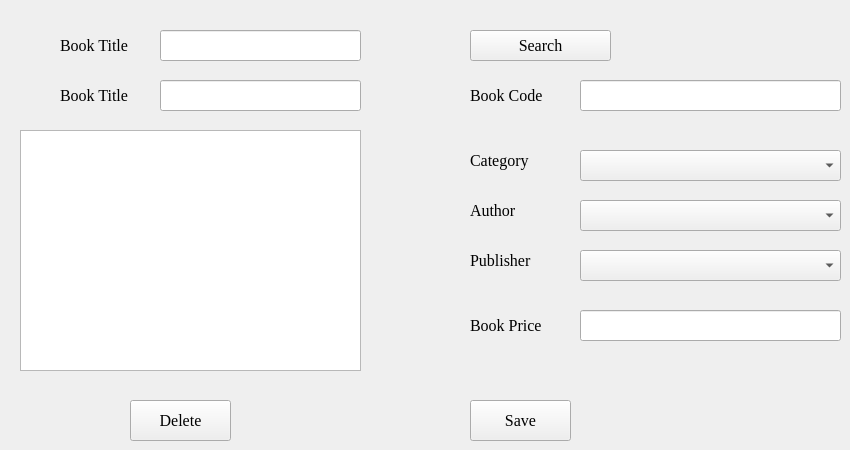
      <widget class="QWidget" name="tab_6">
       <attribute name="title">
        <string>Edit Or Delete A Book</string>
       </attribute>
       <widget class="QLabel" name="label_9">
        <property name="geometry">
         <rect>
          <x>470</x>
          <y>200</y>
          <width>101</width>
          <height>21</height>
         </rect>
        </property>
        <property name="font">
         <font>
          <family>Times New Roman</family>
          <pointsize>12</pointsize>
         </font>
        </property>
        <property name="text">
         <string>Author</string>
        </property>
       </widget>
       <widget class="QLabel" name="label_10">
        <property name="geometry">
         <rect>
          <x>470</x>
          <y>250</y>
          <width>101</width>
          <height>21</height>
         </rect>
        </property>
        <property name="font">
         <font>
          <family>Times New Roman</family>
          <pointsize>12</pointsize>
         </font>
        </property>
        <property name="text">
         <string>Publisher</string>
        </property>
       </widget>
       <widget class="QLabel" name="label_11">
        <property name="geometry">
         <rect>
          <x>60</x>
          <y>80</y>
          <width>101</width>
          <height>31</height>
         </rect>
        </property>
        <property name="font">
         <font>
          <family>Times New Roman</family>
          <pointsize>12</pointsize>
         </font>
        </property>
        <property name="text">
         <string>Book Title</string>
        </property>
       </widget>
       <widget class="QLabel" name="label_12">
        <property name="geometry">
         <rect>
          <x>470</x>
          <y>150</y>
          <width>101</width>
          <height>21</height>
         </rect>
        </property>
        <property name="font">
         <font>
          <family>Times New Roman</family>
          <pointsize>12</pointsize>
         </font>
        </property>
        <property name="text">
         <string>Category</string>
        </property>
       </widget>
       <widget class="QLineEdit" name="lineEdit_5">
        <property name="geometry">
         <rect>
          <x>160</x>
          <y>80</y>
          <width>201</width>
          <height>31</height>
         </rect>
        </property>
        <property name="font">
         <font>
          <family>Times New Roman</family>
          <pointsize>12</pointsize>
         </font>
        </property>
       </widget>
       <widget class="QLabel" name="label_13">
        <property name="geometry">
         <rect>
          <x>470</x>
          <y>80</y>
          <width>101</width>
          <height>31</height>
         </rect>
        </property>
        <property name="font">
         <font>
          <family>Times New Roman</family>
          <pointsize>12</pointsize>
         </font>
        </property>
        <property name="text">
         <string>Book Code</string>
        </property>
       </widget>
       <widget class="QComboBox" name="comboBox_6">
        <property name="geometry">
         <rect>
          <x>580</x>
          <y>200</y>
          <width>261</width>
          <height>31</height>
         </rect>
        </property>
       </widget>
       <widget class="QComboBox" name="comboBox_7">
        <property name="geometry">
         <rect>
          <x>580</x>
          <y>150</y>
          <width>261</width>
          <height>31</height>
         </rect>
        </property>
       </widget>
       <widget class="QComboBox" name="comboBox_8">
        <property name="geometry">
         <rect>
          <x>580</x>
          <y>250</y>
          <width>261</width>
          <height>31</height>
         </rect>
        </property>
       </widget>
       <widget class="QLabel" name="label_14">
        <property name="geometry">
         <rect>
          <x>470</x>
          <y>310</y>
          <width>101</width>
          <height>31</height>
         </rect>
        </property>
        <property name="font">
         <font>
          <family>Times New Roman</family>
          <pointsize>12</pointsize>
         </font>
        </property>
        <property name="text">
         <string>Book Price</string>
        </property>
       </widget>
       <widget class="QLineEdit" name="lineEdit_6">
        <property name="geometry">
         <rect>
          <x>580</x>
          <y>80</y>
          <width>261</width>
          <height>31</height>
         </rect>
        </property>
        <property name="font">
         <font>
          <family>Times New Roman</family>
          <pointsize>12</pointsize>
         </font>
        </property>
       </widget>
       <widget class="QLineEdit" name="lineEdit_7">
        <property name="geometry">
         <rect>
          <x>580</x>
          <y>310</y>
          <width>261</width>
          <height>31</height>
         </rect>
        </property>
        <property name="font">
         <font>
          <family>Times New Roman</family>
          <pointsize>12</pointsize>
         </font>
        </property>
       </widget>
       <widget class="QPushButton" name="pushButton_8">
        <property name="geometry">
         <rect>
          <x>470</x>
          <y>400</y>
          <width>101</width>
          <height>41</height>
         </rect>
        </property>
        <property name="font">
         <font>
          <family>Times New Roman</family>
          <pointsize>12</pointsize>
         </font>
        </property>
        <property name="text">
         <string>Save</string>
        </property>
       </widget>
       <widget class="QLabel" name="label_27">
        <property name="geometry">
         <rect>
          <x>60</x>
          <y>30</y>
          <width>101</width>
          <height>31</height>
         </rect>
        </property>
        <property name="font">
         <font>
          <family>Times New Roman</family>
          <pointsize>12</pointsize>
         </font>
        </property>
        <property name="text">
         <string>Book Title</string>
        </property>
       </widget>
       <widget class="QLineEdit" name="lineEdit_14">
        <property name="geometry">
         <rect>
          <x>160</x>
          <y>30</y>
          <width>201</width>
          <height>31</height>
         </rect>
        </property>
        <property name="font">
         <font>
          <family>Times New Roman</family>
          <pointsize>12</pointsize>
         </font>
        </property>
       </widget>
       <widget class="QPushButton" name="pushButton_11">
        <property name="geometry">
         <rect>
          <x>470</x>
          <y>30</y>
          <width>141</width>
          <height>31</height>
         </rect>
        </property>
        <property name="font">
         <font>
          <family>Times New Roman</family>
          <pointsize>12</pointsize>
         </font>
        </property>
        <property name="text">
         <string>Search</string>
        </property>
       </widget>
       <widget class="QPushButton" name="pushButton_12">
        <property name="geometry">
         <rect>
          <x>130</x>
          <y>400</y>
          <width>101</width>
          <height>41</height>
         </rect>
        </property>
        <property name="font">
         <font>
          <family>Times New Roman</family>
          <pointsize>12</pointsize>
         </font>
        </property>
        <property name="text">
         <string>Delete</string>
        </property>
       </widget>
       <widget class="QTextEdit" name="textEdit">
        <property name="geometry">
         <rect>
          <x>20</x>
          <y>130</y>
          <width>341</width>
          <height>241</height>
         </rect>
        </property>
       </widget>
      </widget>
